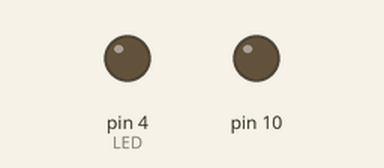
Recording of a sketch running on a simulated Arduino Uno, built with avr-gcc and run on an emulated ATmega328P. On the bench: output pins drawn as LEDs (lit = HIGH).

Above: at 0.2 s.
Timing chart, 0 to 1.7 s (numbered marks = the images above):
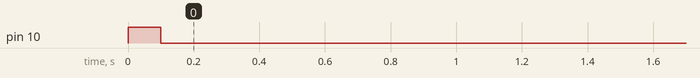

The sketch:

spi_master.ino
```cpp
#include<SPI.h>
#define push 2
#define LED 4

int x;
int value;

void setup (void)

{
  Serial.begin(115200);

  pinMode(push,INPUT);
  pinMode(LED,OUTPUT);

  SPI.begin();
  SPI.setClockDivider(SPI_CLOCK_DIV8);
  digitalWrite(SS,HIGH);
}

void loop(void)
{
  byte m_send,m_receive;

for(int i=0;i<100;i++)
{
  x=i;

}
    delay(100);


  digitalWrite(SS, LOW);

  m_send = x;
  m_receive=SPI.transfer(m_send);


}
```

Measured:
- by itself, pin 10: HIGH → LOW at 0.10 s
